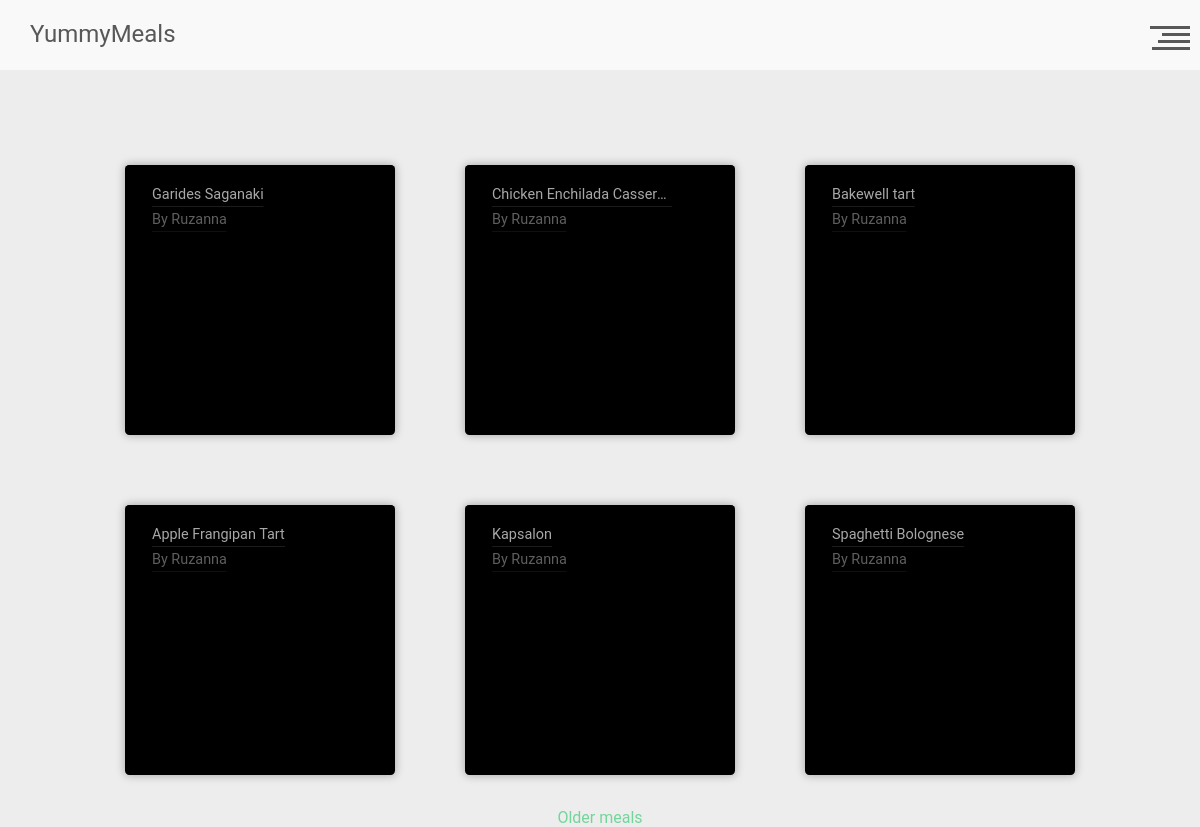
The page /meal/ on the database its author committed.
### app/meals/models.py (models this page shows)
class Meal(db.Model):
    __tablename__ = 'meal'
    id = Column(Integer, primary_key=True)
    name = Column(String)
    category_id =  Column(Integer, ForeignKey('category.id'))
    area_id = Column(Integer, ForeignKey('area.id'))
    author_id = Column(Integer, ForeignKey('user.id'), default = 1)
    instructions = Column(String)
    img_link = Column(String , default = 'default.jpg')
    tags = Column(String)
    video_link = Column(String)
    date_posted = Column(db.DateTime, nullable=False, default=datetime.utcnow())
    area = relationship("Area")
    category = relationship("Category")
    user = relationship("User")

### app/users/models.py (models this page shows, shortened)
class User(db.Model, UserMixin):
    id = db.Column(db.Integer, primary_key=True)
    username = db.Column(db.String(20), unique=True, nullable=False)
    email = db.Column(db.String(120), unique=True, nullable=False)
    image_file = db.Column(db.String(20), nullable=False, default='default.jpg')
    password = db.Column(db.String(60), nullable=False)
    comment = db.relationship('UserComments', backref='author', lazy=True)

### app/meals/routes.py (the view)
@meals_bp.route('/')
def test_route():
    page = request.args.get('page', 1, type=int)
    meallist = Meal.query.paginate(page, 6, False)
    next_url = url_for('meals.test_route', page=meallist.next_num) \
        if meallist.has_next else None
    prev_url = url_for('meals.test_route', page=meallist.prev_num) \
        if meallist.has_prev else None
    return render_template(
        'main_page.html',
        meallist=meallist,
        next_url=next_url,
        prev_url=prev_url,
    )

### app/meals/templates/main_page.html (shortened to what this page needs)
{% extends 'index.html' %}
{% block content %}
    <link rel="stylesheet" href={{ url_for('meals.static', filename='css/main.css') }}  />
<div class="flexbox">
    {% for meal in meallist.items %}
        <div class="food-card" style="background-image:url({{meal.img_link}});">
    <div class="food-card-content">
      <div class="heading show">
        <h2>{{meal.name}}</h2>
      </div>
      <div class="heading author show">
        <h5>By <a href="#profile" class="profile">{{meal.user.username}}</a></h5>
      </div>
    </div>
  </div>
    {% endfor %}
    {% if next_url %}
    <a href="{{ next_url }}">  Older meals </a>
    {% endif %}
</div>
{% endblock content %}

### app/index/templates/index.html (shortened to what this page needs)
{% extends 'base.html' %}

### app/index/templates/base.html (shortened to what this page needs)
<!DOCTYPE html>
<html lang="en">
<head>
    <link rel="stylesheet" href= "{{ url_for('index.static', filename='css/base.css') }}"  />
    <link rel="stylesheet" href="https://stackpath.bootstrapcdn.com/bootstrap/4.5.0/css/bootstrap.min.css">
    <link rel="stylesheet" href="https://cdnjs.cloudflare.com/ajax/libs/font-awesome/4.7.0/css/font-awesome.min.css">
</head>
<body>
    {% include 'header.html' %}
    <main class="main-content">
    {% block content %}
    {% endblock content %}
    </main>
</body>
</html>

### app/index/templates/header.html (shortened to what this page needs)
<link rel="stylesheet" href="{{url_for('index.static',filename='css/header.css') }}">
<header>
  <h1 id="site-title"><a style="display:flex;" href="/">YummyMeals</a></h1>
  <div id="nav-trigger" role="button">
    <div class="line l-01"></div>
    <div class="line l-02"></div>
    <div class="line l-03"></div>
    <div class="line l-04"></div>
  </div>
</header>

### app/index/static/css/base.css (style rules this page uses)
* { margin: 0; padding: 0; box-sizing: border-box; }

### app/index/static/css/header.css (style rules this page uses)
html, body, div, span, applet, object, iframe, h1, h2, h3, h4, h5, h6, p, blockquote, pre, a, abbr, acronym, address, big, cite, code, del, dfn, em, img, ins, kbd, q, s, samp, small, strike, strong, sub, sup, tt, var, b, u, i, center, dl, dt, dd, ol, ul, li, fieldset, form, label, legend, table, caption, tbody, tfoot, thead, tr, th, td, article, aside, canvas, details, embed, figure, figcaption, footer, header, hgroup, menu, nav, output, ruby, section, summary, time, mark, audio, video { margin: 0; padding: 0; border: 0; font-size: 100%; font: inherit; vertical-align: baseline; }
article, aside, details, figcaption, figure, footer, header, hgroup, menu, nav, section, main { display: block; }
body { line-height: 1; }
html * { -webkit-font-smoothing: antialiased; -moz-osx-font-smoothing: grayscale; }
*, *:after, *:before { -webkit-box-sizing: border-box; -moz-box-sizing: border-box; box-sizing: border-box; }
html, body { height: 100%; }
body { font-size: 100%; font-family: "Roboto", sans-serif; color: #505050; background-color: #ededed; }
a { color: #72d69a; text-decoration: none; transition: color .2s ease-out; }
.main-content { min-height: 100%; position: relative; background-color: #ededed; z-index: 2; padding-top: 50px; -webkit-transform: translateZ(0); -webkit-backface-visibility: hidden; -webkit-transition-property: -webkit-transform; -moz-transition-property: -moz-transform; transition-property: transform; -webkit-transition-duration: 0.4s; -moz-transition-duration: 0.4s; transition-duration: 0.4s; }
@media only screen and (min-width: 768px) { .main-content { padding-top: 70px; } }
header { position: fixed; top: 0; left: 0; height: 50px; width: 100%; background: #f9f9f9; z-index: 3; -webkit-transform: translateZ(0); -webkit-backface-visibility: hidden; -webkit-transition-property: -webkit-transform; -moz-transition-property: -moz-transform; transition-property: transform; -webkit-transition-duration: 0.4s; -moz-transition-duration: 0.4s; transition-duration: 0.4s; }
@media only screen and (min-width: 768px) { header { height: 70px; } }
#site-title { display: block; float: left; margin: 12px 0 0 20px; font-size: 1.5em; font-weight: 400; }
#site-title a { color: #585858; text-decoration: none; }
@media only screen and (min-width: 768px) { #site-title { margin: 22px 0 0 30px; } }
#nav-trigger { position: relative; margin: 10px 10px 0 0; top: auto; right: auto; width: 40px; height: 40px; cursor: pointer; text-align: right; float: right; -moz-transform: rotate(180deg); -webkit-transform: rotate(180deg); -o-transform: rotate(180deg); transform: rotate(180deg); -moz-transition: all 0.4s cubic-bezier(0.19, 1, 0.22, 1); -webkit-transition: all 0.4s cubic-bezier(0.19, 1, 0.22, 1); -o-transition: all 0.4s cubic-bezier(0.19, 1, 0.22, 1); transition: all 0.4s cubic-bezier(0.19, 1, 0.22, 1); }
#nav-trigger .line { height: 3px; width: 100%; margin-bottom: 4px; background: #585858; -moz-transition: all 0.4s cubic-bezier(0.19, 1, 0.22, 1); -webkit-transition: all 0.4s cubic-bezier(0.19, 1, 0.22, 1); -o-transition: all 0.4s cubic-bezier(0.19, 1, 0.22, 1); transition: all 0.4s cubic-bezier(0.19, 1, 0.22, 1); }
#nav-trigger .line.l-01 { width: 95%; }
#nav-trigger .line.l-02 { width: 80%; }
#nav-trigger .line.l-03 { width: 70%; }
#nav-trigger .line.l-04 { width: 100%; }

### app/meals/static/css/main.css (style rules this page uses)
html { font-family:"Open Sans",sans-serif; height:100%; width:100%; background:whitesmoke; }
div.show { position:relative;overflow:hidden;width:fit-content; }
div.show > h1,div.show > h2,div.show > h3,div.show > h4,div.show > h5,div.show > p { animation:1s show-slow ease-in; }
.heading > * { margin:0;padding:4px 0;line-height:1.125;white-space:nowrap;overflow:hidden;text-overflow:ellipsis;max-width:200px; }
.author > h5 { opacity:0.56;line-height:1.25; }
.food-card { position:relative;width:300px;height:300px;margin:20px 20px;border-radius:5px;box-shadow:0 0 10px 1px #00000045;background:black no-repeat right top ;background-size:auto 300px;color:white;overflow:hidden; }
.flexbox { display:flex;justify-content:center;vertical-align:middle;flex-wrap:wrap;width:90%;margin:5%; }
.food-card-content { background:black;padding:20px 30px;opacity:0.66;transition:0.5s ease all; }
.food-card { transform:scale(0.9);transition:0.5s all ease; }
.profile { color:white; }

### rows shown on the page
Meal: name "Garides Saganaki", user.username "Ruzanna"
Meal: name "Chicken Enchilada…", user.username "Ruzanna"
Meal: name "Bakewell tart", user.username "Ruzanna"
Meal: name "Apple Frangipan Tart", user.username "Ruzanna"
Meal: name "Kapsalon", user.username "Ruzanna"
Meal: name "Spaghetti Bolognese", user.username "Ruzanna"
